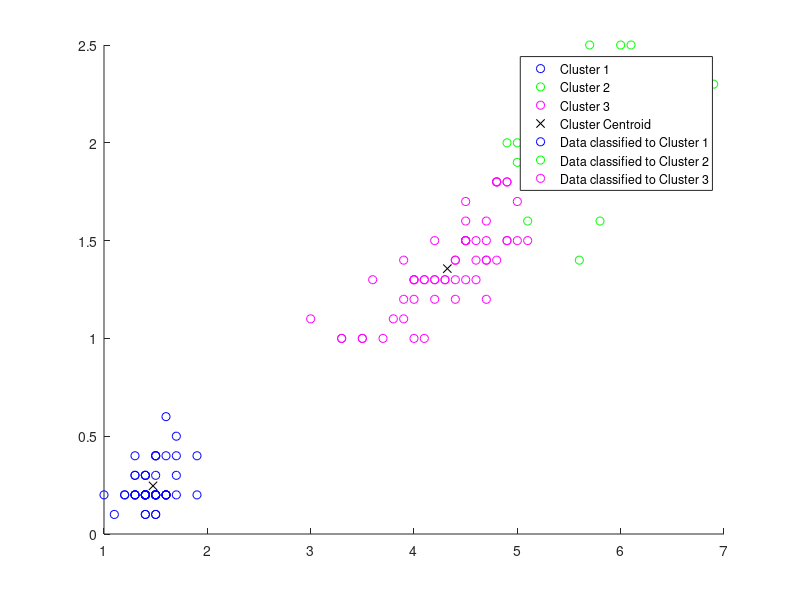

The MATLAB script that drew this image: (Note: this script raises an error after producing the figure.)
clear all; close all;clc;
load fisheriris
my_new_table=meas(:,3:4);
rand_num=randperm(150);
Train_Data=my_new_table(rand_num(1:120),:);
Test_Data=my_new_table(rand_num(121:150),:);


X = Train_Data(:,1:2);
Y = species(rand_num(1:120));

k=3;      
[idx,C] = kmeans(X,k);

figure
gscatter(X(:,1),X(:,2),idx,'bgm')
hold on
plot(C(:,1),C(:,2),'kx')
legend('Cluster 1','Cluster 2','Cluster 3','Cluster Centroid')

[~,idx_test] = pdist2(C,Test_Data,'euclidean','Smallest',1);
gscatter(Test_Data(:,1),Test_Data(:,2),idx_test,'bgm','ooo')
legend('Cluster 1','Cluster 2','Cluster 3','Cluster Centroid', ...
    'Data classified to Cluster 1','Data classified to Cluster 2', ...
    'Data classified to Cluster 3')

Labels = species(rand_num(121:150),:);
tic;
Md1 = fitcecoc(X,Y);
Training_Time=toc;
fprintf('Training Time= %.3f \n',Training_Time)
tic;
Test_Label=predict(Md1,Test_Data);
Test_Time=toc;
fprintf('Test Time= %.3f \n',Test_Time)
Y=categorical(Y);
Labels=categorical(Labels);
Test_Label=categorical(Test_Label);
sonuc=function1(Labels,Test_Label);
 
Tablo=struct2table(sonuc)
disp(Tablo)
